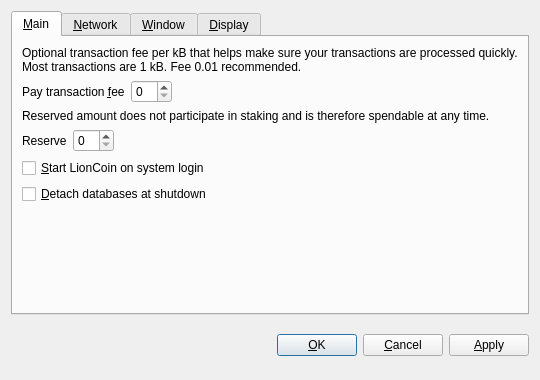
<?xml version="1.0" encoding="UTF-8"?>
<ui version="4.0">
 <class>OptionsDialog</class>
 <widget class="QDialog" name="OptionsDialog">
  <property name="geometry">
   <rect>
    <x>0</x>
    <y>0</y>
    <width>540</width>
    <height>380</height>
   </rect>
  </property>
  <property name="windowTitle">
   <string>Options</string>
  </property>
  <property name="modal">
   <bool>true</bool>
  </property>
  <layout class="QVBoxLayout" name="verticalLayout">
   <item>
    <widget class="QTabWidget" name="tabWidget">
     <property name="tabPosition">
      <enum>QTabWidget::North</enum>
     </property>
     <property name="currentIndex">
      <number>0</number>
     </property>
     <widget class="QWidget" name="tabMain">
      <attribute name="title">
       <string>&amp;Main</string>
      </attribute>
      <layout class="QVBoxLayout" name="verticalLayout_Main">
       <item>
        <widget class="QLabel" name="transactionFeeInfoLabel">
         <property name="text">
          <string>Optional transaction fee per kB that helps make sure your transactions are processed quickly. Most transactions are 1 kB. Fee 0.01 recommended.</string>
         </property>
         <property name="textFormat">
          <enum>Qt::PlainText</enum>
         </property>
         <property name="wordWrap">
          <bool>true</bool>
         </property>
        </widget>
       </item>
       <item>
        <layout class="QHBoxLayout" name="horizontalLayoutFee">
         <item>
          <widget class="QLabel" name="transactionFeeLabel">
           <property name="text">
            <string>Pay transaction &amp;fee</string>
           </property>
           <property name="textFormat">
            <enum>Qt::PlainText</enum>
           </property>
           <property name="buddy">
            <cstring>transactionFee</cstring>
           </property>
          </widget>
         </item>
         <item>
          <widget class="BitcoinAmountField" name="transactionFee"/>
         </item>
         <item>
          <spacer name="horizontalSpacerFee">
           <property name="orientation">
            <enum>Qt::Horizontal</enum>
           </property>
           <property name="sizeHint" stdset="0">
            <size>
             <width>40</width>
             <height>20</height>
            </size>
           </property>
          </spacer>
         </item>
        </layout>
       </item>
       <item>
        <widget class="QLabel" name="reserveBalanceInfoLabel">
         <property name="text">
          <string>Reserved amount does not participate in staking and is therefore spendable at any time.</string>
         </property>
         <property name="textFormat">
          <enum>Qt::PlainText</enum>
         </property>
         <property name="wordWrap">
          <bool>true</bool>
         </property>
        </widget>
       </item>
       <item>
        <layout class="QHBoxLayout" name="horizontalLayoutReserveBalance">
         <item>
          <widget class="QLabel" name="reserveBalanceLabel">
           <property name="text">
            <string>Reserve</string>
           </property>
           <property name="textFormat">
            <enum>Qt::PlainText</enum>
           </property>
           <property name="buddy">
            <cstring>reserveBalance</cstring>
           </property>
          </widget>
         </item>
         <item>
          <widget class="BitcoinAmountField" name="reserveBalance"/>
         </item>
         <item>
          <spacer name="horizontalSpacerReserveBalance">
           <property name="orientation">
            <enum>Qt::Horizontal</enum>
           </property>
           <property name="sizeHint" stdset="0">
            <size>
             <width>40</width>
             <height>20</height>
            </size>
           </property>
          </spacer>
         </item>
        </layout>
       </item>
       <item>
        <widget class="QCheckBox" name="bitcoinAtStartup">
         <property name="toolTip">
          <string>Automatically start LionCoin after logging in to the system.</string>
         </property>
         <property name="text">
          <string>&amp;Start LionCoin on system login</string>
         </property>
        </widget>
       </item>
       <item>
        <widget class="QCheckBox" name="detachDatabases">
         <property name="toolTip">
          <string>Detach block and address databases at shutdown. This means they can be moved to another data directory, but it slows down shutdown. The wallet is always detached.</string>
         </property>
         <property name="text">
          <string>&amp;Detach databases at shutdown</string>
         </property>
        </widget>
       </item>
       <item>
        <spacer name="verticalSpacer_Main">
         <property name="orientation">
          <enum>Qt::Vertical</enum>
         </property>
         <property name="sizeHint" stdset="0">
          <size>
           <width>20</width>
           <height>40</height>
          </size>
         </property>
        </spacer>
       </item>
      </layout>
     </widget>
     <widget class="QWidget" name="tabNetwork">
      <attribute name="title">
       <string>&amp;Network</string>
      </attribute>
      <layout class="QVBoxLayout" name="verticalLayout_Network">
       <item>
        <widget class="QCheckBox" name="mapPortUpnp">
         <property name="toolTip">
          <string>Automatically open the LionCoin client port on the router. This only works when your router supports UPnP and it is enabled.</string>
         </property>
         <property name="text">
          <string>Map port using &amp;UPnP</string>
         </property>
        </widget>
       </item>
       <item>
        <widget class="QCheckBox" name="connectSocks">
         <property name="toolTip">
          <string>Connect to the LionCoin network through a SOCKS proxy (e.g. when connecting through Tor).</string>
         </property>
         <property name="text">
          <string>&amp;Connect through SOCKS proxy:</string>
         </property>
        </widget>
       </item>
       <item>
        <layout class="QHBoxLayout" name="horizontalLayout_Network">
         <item>
          <widget class="QLabel" name="proxyIpLabel">
           <property name="text">
            <string>Proxy &amp;IP:</string>
           </property>
           <property name="textFormat">
            <enum>Qt::PlainText</enum>
           </property>
           <property name="buddy">
            <cstring>proxyIp</cstring>
           </property>
          </widget>
         </item>
         <item>
          <widget class="QValidatedLineEdit" name="proxyIp">
           <property name="maximumSize">
            <size>
             <width>140</width>
             <height>16777215</height>
            </size>
           </property>
           <property name="toolTip">
            <string>IP address of the proxy (e.g. 127.0.0.1)</string>
           </property>
          </widget>
         </item>
         <item>
          <widget class="QLabel" name="proxyPortLabel">
           <property name="text">
            <string>&amp;Port:</string>
           </property>
           <property name="textFormat">
            <enum>Qt::PlainText</enum>
           </property>
           <property name="buddy">
            <cstring>proxyPort</cstring>
           </property>
          </widget>
         </item>
         <item>
          <widget class="QLineEdit" name="proxyPort">
           <property name="maximumSize">
            <size>
             <width>55</width>
             <height>16777215</height>
            </size>
           </property>
           <property name="toolTip">
            <string>Port of the proxy (e.g. 9050)</string>
           </property>
          </widget>
         </item>
         <item>
          <widget class="QLabel" name="socksVersionLabel">
           <property name="text">
            <string>SOCKS &amp;Version:</string>
           </property>
           <property name="textFormat">
            <enum>Qt::PlainText</enum>
           </property>
           <property name="buddy">
            <cstring>socksVersion</cstring>
           </property>
          </widget>
         </item>
         <item>
          <widget class="QValueComboBox" name="socksVersion">
           <property name="toolTip">
            <string>SOCKS version of the proxy (e.g. 5)</string>
           </property>
          </widget>
         </item>
         <item>
          <spacer name="horizontalSpacer_Network">
           <property name="orientation">
            <enum>Qt::Horizontal</enum>
           </property>
           <property name="sizeHint" stdset="0">
            <size>
             <width>40</width>
             <height>20</height>
            </size>
           </property>
          </spacer>
         </item>
        </layout>
       </item>
       <item>
        <spacer name="verticalSpacer_Network">
         <property name="orientation">
          <enum>Qt::Vertical</enum>
         </property>
         <property name="sizeHint" stdset="0">
          <size>
           <width>20</width>
           <height>40</height>
          </size>
         </property>
        </spacer>
       </item>
      </layout>
     </widget>
     <widget class="QWidget" name="tabWindow">
      <attribute name="title">
       <string>&amp;Window</string>
      </attribute>
      <layout class="QVBoxLayout" name="verticalLayout_Window">
       <item>
        <widget class="QCheckBox" name="minimizeToTray">
         <property name="toolTip">
          <string>Show only a tray icon after minimizing the window.</string>
         </property>
         <property name="text">
          <string>&amp;Minimize to the tray instead of the taskbar</string>
         </property>
        </widget>
       </item>
       <item>
        <widget class="QCheckBox" name="minimizeOnClose">
         <property name="toolTip">
          <string>Minimize instead of exit the application when the window is closed. When this option is enabled, the application will be closed only after selecting Quit in the menu.</string>
         </property>
         <property name="text">
          <string>M&amp;inimize on close</string>
         </property>
        </widget>
       </item>
       <item>
        <spacer name="verticalSpacer_Window">
         <property name="orientation">
          <enum>Qt::Vertical</enum>
         </property>
         <property name="sizeHint" stdset="0">
          <size>
           <width>20</width>
           <height>40</height>
          </size>
         </property>
        </spacer>
       </item>
      </layout>
     </widget>
     <widget class="QWidget" name="tabDisplay">
      <attribute name="title">
       <string>&amp;Display</string>
      </attribute>
      <layout class="QVBoxLayout" name="verticalLayout_Display">
       <item>
        <layout class="QHBoxLayout" name="horizontalLayout_1_Display">
         <item>
          <widget class="QLabel" name="langLabel">
           <property name="text">
            <string>User Interface &amp;language:</string>
           </property>
           <property name="textFormat">
            <enum>Qt::PlainText</enum>
           </property>
           <property name="buddy">
            <cstring>lang</cstring>
           </property>
          </widget>
         </item>
         <item>
          <widget class="QValueComboBox" name="lang">
           <property name="toolTip">
            <string>The user interface language can be set here. This setting will take effect after restarting LionCoin.</string>
           </property>
          </widget>
         </item>
        </layout>
       </item>
       <item>
        <layout class="QHBoxLayout" name="horizontalLayout_2_Display">
         <item>
          <widget class="QLabel" name="unitLabel">
           <property name="text">
            <string>&amp;Unit to show amounts in:</string>
           </property>
           <property name="textFormat">
            <enum>Qt::PlainText</enum>
           </property>
           <property name="buddy">
            <cstring>unit</cstring>
           </property>
          </widget>
         </item>
         <item>
          <widget class="QValueComboBox" name="unit">
           <property name="toolTip">
            <string>Choose the default subdivision unit to show in the interface and when sending coins.</string>
           </property>
          </widget>
         </item>
        </layout>
       </item>
       <item>
        <widget class="QCheckBox" name="displayAddresses">
         <property name="toolTip">
          <string>Whether to show LionCoin addresses in the transaction list or not.</string>
         </property>
         <property name="text">
          <string>&amp;Display addresses in transaction list</string>
         </property>
        </widget>
       </item>
       <item>
        <widget class="QCheckBox" name="coinControlFeatures">
         <property name="toolTip">
          <string>Whether to show coin control features or not.</string>
         </property>
         <property name="text">
          <string>Display coin &amp;control features (experts only!)</string>
         </property>
        </widget>
       </item>
       <item>
        <spacer name="verticalSpacer_Display">
         <property name="orientation">
          <enum>Qt::Vertical</enum>
         </property>
         <property name="sizeHint" stdset="0">
          <size>
           <width>20</width>
           <height>40</height>
          </size>
         </property>
        </spacer>
       </item>
      </layout>
     </widget>
    </widget>
   </item>
   <item>
    <layout class="QHBoxLayout" name="horizontalLayout_Buttons">
     <item>
      <spacer name="horizontalSpacer_1">
       <property name="orientation">
        <enum>Qt::Horizontal</enum>
       </property>
       <property name="sizeHint" stdset="0">
        <size>
         <width>40</width>
         <height>48</height>
        </size>
       </property>
      </spacer>
     </item>
     <item>
      <widget class="QLabel" name="statusLabel">
       <property name="font">
        <font>
         <weight>75</weight>
         <bold>true</bold>
        </font>
       </property>
       <property name="text">
        <string/>
       </property>
       <property name="textFormat">
        <enum>Qt::PlainText</enum>
       </property>
       <property name="wordWrap">
        <bool>true</bool>
       </property>
      </widget>
     </item>
     <item>
      <spacer name="horizontalSpacer_2">
       <property name="orientation">
        <enum>Qt::Horizontal</enum>
       </property>
       <property name="sizeHint" stdset="0">
        <size>
         <width>40</width>
         <height>48</height>
        </size>
       </property>
      </spacer>
     </item>
     <item>
      <widget class="QPushButton" name="okButton">
       <property name="text">
        <string>&amp;OK</string>
       </property>
      </widget>
     </item>
     <item>
      <widget class="QPushButton" name="cancelButton">
       <property name="text">
        <string>&amp;Cancel</string>
       </property>
       <property name="autoDefault">
        <bool>false</bool>
       </property>
      </widget>
     </item>
     <item>
      <widget class="QPushButton" name="applyButton">
       <property name="text">
        <string>&amp;Apply</string>
       </property>
       <property name="autoDefault">
        <bool>false</bool>
       </property>
      </widget>
     </item>
    </layout>
   </item>
  </layout>
 </widget>
 <customwidgets>
  <customwidget>
   <class>BitcoinAmountField</class>
   <extends>QSpinBox</extends>
   <header>bitcoinamountfield.h</header>
  </customwidget>
  <customwidget>
   <class>QValueComboBox</class>
   <extends>QComboBox</extends>
   <header>qvaluecombobox.h</header>
  </customwidget>
  <customwidget>
   <class>QValidatedLineEdit</class>
   <extends>QLineEdit</extends>
   <header>qvalidatedlineedit.h</header>
  </customwidget>
 </customwidgets>
 <resources/>
 <connections/>
</ui>
